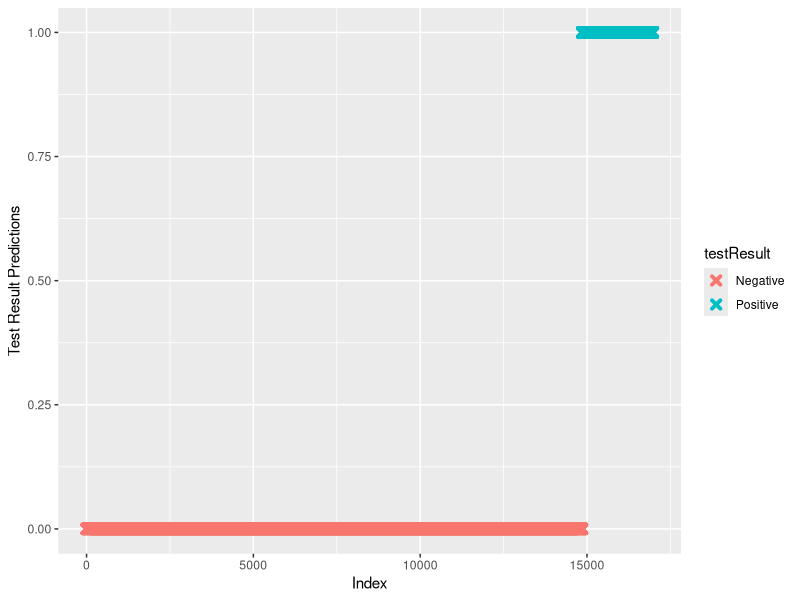
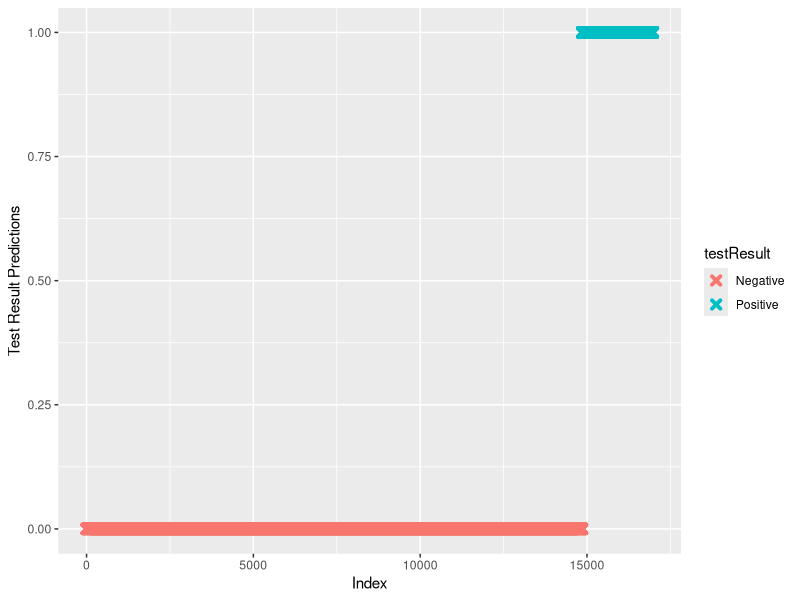

Here is the R script that generated these plots, in order:
## ---- chunk 1
library(dplyr)
library(tidyr)
library(ggplot2)

animalData <- read.csv(file = "ml_clean_animalData.csv")
head(animalData)
colnames(animalData)
## ---- chunk 2
str(animalData)
## ---- chunk 3
animalData <- subset(animalData, select = -c(index))
animalData$mm <- as.factor(animalData$mm)
animalData$crt <- as.factor(animalData$crt)
animalData$mentation <- as.factor(animalData$mentation)
animalData$vomiting <- as.factor(animalData$vomiting)
animalData$diarrhea <- as.factor(animalData$diarrhea)
animalData$inappetence <- as.factor(animalData$inappetence)
animalData$lethargic <- as.factor(animalData$lethargic)
animalData$muscle_pain <- as.factor(animalData$muscle_pain)
animalData$joint_swelling <- as.factor(animalData$joint_swelling)
animalData$skin_condition <- as.factor(animalData$skin_condition)
animalData$lameness <- as.factor(animalData$lameness)
animalData$reported_weight_loss <- as.factor(animalData$reported_weight_loss)
animalData$is_4dx_tested <- as.factor(animalData$is_4dx_tested)

## ---- chunk 4
str(animalData)
## ---- chunk 5
logistic <- glm(is_4dx_tested ~ ., data=animalData, family="binomial")

summary(logistic)
## ---- chunk 6
logistic2 <- glm(is_4dx_tested ~ vomiting, data=animalData, family="binomial")

summary(logistic2)
## ---- chunk 7
predicted.data <- data.frame(
  probability.of.testResult=logistic$fitted.values,
  testResult=animalData$is_4dx_tested)

predicted.data <- predicted.data[
  order(predicted.data$probability.of.testResult,
        decreasing=FALSE),]
predicted.data$rank <- 1:nrow(predicted.data)

ggplot(data=predicted.data, aes(x=rank, y=probability.of.testResult)) +
  geom_point(aes(color=testResult), alpha=1, shape=4, stroke=2) +
  xlab("Index") +
  ylab("Test Result Predictions")

ggsave("Test_result_prediction.png")
